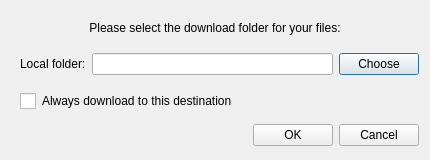
<?xml version="1.0" encoding="UTF-8"?>
<ui version="4.0">
 <class>DownloadFromMegaDialog</class>
 <widget class="QDialog" name="DownloadFromMegaDialog">
  <property name="geometry">
   <rect>
    <x>0</x>
    <y>0</y>
    <width>430</width>
    <height>160</height>
   </rect>
  </property>
  <property name="minimumSize">
   <size>
    <width>430</width>
    <height>160</height>
   </size>
  </property>
  <property name="maximumSize">
   <size>
    <width>430</width>
    <height>160</height>
   </size>
  </property>
  <property name="windowTitle">
   <string>Download from MEGA</string>
  </property>
  <property name="styleSheet">
   <string notr="true">QCheckBox::indicator {
     width: 16px;
     height: 16px;
 }

QRadioButton::indicator {
     width: 16px;
     height: 16px;
 }

QScrollBar:horizontal {
height: 16px;
}
</string>
  </property>
  <layout class="QVBoxLayout" name="verticalLayout">
   <property name="spacing">
    <number>0</number>
   </property>
   <item>
    <widget class="QLabel" name="infoLabel">
     <property name="minimumSize">
      <size>
       <width>0</width>
       <height>24</height>
      </size>
     </property>
     <property name="maximumSize">
      <size>
       <width>16777215</width>
       <height>24</height>
      </size>
     </property>
     <property name="text">
      <string>Please select the download folder for your files:</string>
     </property>
     <property name="alignment">
      <set>Qt::AlignBottom|Qt::AlignHCenter</set>
     </property>
    </widget>
   </item>
   <item>
    <widget class="QWidget" name="widget" native="true">
     <layout class="QHBoxLayout" name="horizontalLayout">
      <property name="spacing">
       <number>6</number>
      </property>
      <property name="leftMargin">
       <number>9</number>
      </property>
      <property name="topMargin">
       <number>0</number>
      </property>
      <property name="rightMargin">
       <number>0</number>
      </property>
      <property name="bottomMargin">
       <number>0</number>
      </property>
      <item>
       <widget class="QLabel" name="label_2">
        <property name="text">
         <string>Local folder:</string>
        </property>
       </widget>
      </item>
      <item>
       <widget class="QLineEdit" name="eFolderPath">
        <property name="enabled">
         <bool>true</bool>
        </property>
        <property name="readOnly">
         <bool>true</bool>
        </property>
       </widget>
      </item>
      <item>
       <widget class="QPushButton" name="bChange">
        <property name="text">
         <string>Choose</string>
        </property>
        <property name="flat">
         <bool>false</bool>
        </property>
       </widget>
      </item>
     </layout>
    </widget>
   </item>
   <item>
    <widget class="QCheckBox" name="cDefaultPath">
     <property name="enabled">
      <bool>true</bool>
     </property>
     <property name="styleSheet">
      <string notr="true">margin-left: 9px;</string>
     </property>
     <property name="text">
      <string>Always download to this destination</string>
     </property>
     <property name="checked">
      <bool>false</bool>
     </property>
    </widget>
   </item>
   <item>
    <widget class="QWidget" name="bLayout" native="true">
     <property name="maximumSize">
      <size>
       <width>16777215</width>
       <height>40</height>
      </size>
     </property>
     <layout class="QHBoxLayout" name="horizontalLayout_2">
      <property name="spacing">
       <number>6</number>
      </property>
      <property name="leftMargin">
       <number>0</number>
      </property>
      <property name="topMargin">
       <number>12</number>
      </property>
      <property name="rightMargin">
       <number>0</number>
      </property>
      <property name="bottomMargin">
       <number>0</number>
      </property>
      <item>
       <spacer name="horizontalSpacer">
        <property name="orientation">
         <enum>Qt::Horizontal</enum>
        </property>
        <property name="sizeHint" stdset="0">
         <size>
          <width>40</width>
          <height>20</height>
         </size>
        </property>
       </spacer>
      </item>
      <item>
       <widget class="QPushButton" name="bOK">
        <property name="text">
         <string>OK</string>
        </property>
       </widget>
      </item>
      <item>
       <widget class="QPushButton" name="bCancel">
        <property name="text">
         <string>Cancel</string>
        </property>
       </widget>
      </item>
     </layout>
    </widget>
   </item>
  </layout>
 </widget>
 <resources/>
 <connections>
  <connection>
   <sender>bCancel</sender>
   <signal>clicked()</signal>
   <receiver>DownloadFromMegaDialog</receiver>
   <slot>reject()</slot>
   <hints>
    <hint type="sourcelabel">
     <x>383</x>
     <y>151</y>
    </hint>
    <hint type="destinationlabel">
     <x>214</x>
     <y>89</y>
    </hint>
   </hints>
  </connection>
 </connections>
</ui>
